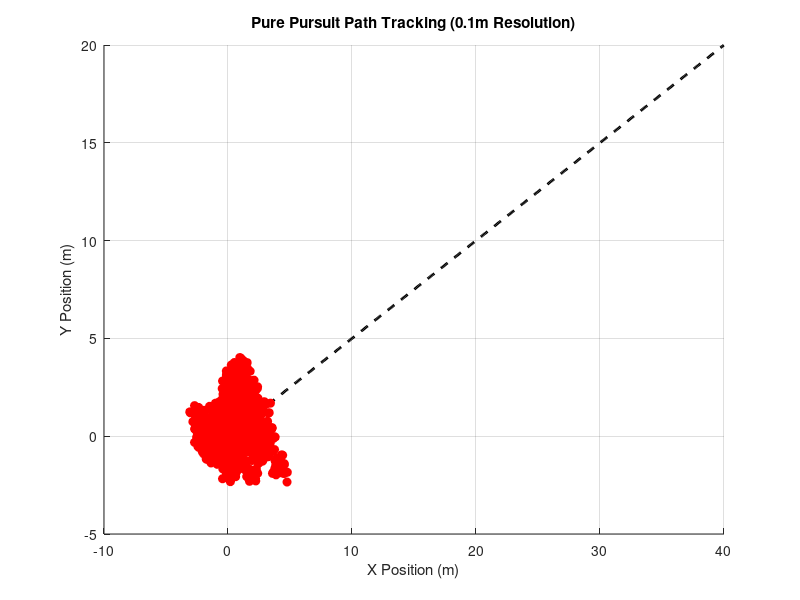

This figure's MATLAB source:
clc; clear; close all;

%% Parameters
dt = 0.1;          % Time step (s)
L = 0.1;           % Lookahead distance (m)
v = 5.0;           % Constant velocity (m/s)
x = 0; y = 0;      % Initial position
theta = 0;         % Initial heading (rad)
idx = 1;           % Start tracking from the first waypoint

%% Define Original Path (Waypoints)
path_original = [0,0; 10,5; 20,10; 30,15; 40,20]; % Original waypoints

%% Interpolate Path to 0.1m Spacing
path_distance = cumsum([0; sqrt(sum(diff(path_original).^2, 2))]); % Cumulative distances
interp_distances = 0:0.1:path_distance(end); % Generate new points at 0.1m intervals

path_interp(:,1) = interp1(path_distance, path_original(:,1), interp_distances, 'linear'); % Interpolated X
path_interp(:,2) = interp1(path_distance, path_original(:,2), interp_distances, 'linear'); % Interpolated Y

num_waypoints = size(path_interp, 1);
path = path_interp; % Use interpolated path

%% Simulation Loop
figure; hold on;
plot(path(:,1), path(:,2), 'k--', 'LineWidth', 2); % Plot path
xlabel('X Position (m)'); ylabel('Y Position (m)');
title('Pure Pursuit Path Tracking (0.1m Resolution)');
grid on;

for i = 1:1000  % Increased iteration count for finer tracking
    % Find Lookahead Point (only move forward)
    while idx < num_waypoints && norm([x, y] - path(idx, :)) < L
        idx = idx + 1; % Move to the next waypoint if within lookahead distance
    end
    if idx >= num_waypoints
        break;  % Stop if reached the final waypoint
    end
    lookahead_point = path(idx, :);
    
    % Compute Steering Angle
    dx = lookahead_point(1) - x;
    dy = lookahead_point(2) - y;
    alpha = atan2(dy, dx) - theta;   % Angle to lookahead point
    kappa = (2 * sin(alpha)) / L;    % Curvature
    omega = v * kappa;               % Angular velocity
    
    % Update State (Point Mass Model)
    theta = theta + omega * dt;  % Update heading
    x = x + v * cos(theta) * dt; % Update x position
    y = y + v * sin(theta) * dt; % Update y position
    
    % Plot Vehicle
    plot(x, y, 'ro', 'MarkerFaceColor', 'r');
    pause(0.01);  % Faster visualization
end

disp('Simulation Completed.');
